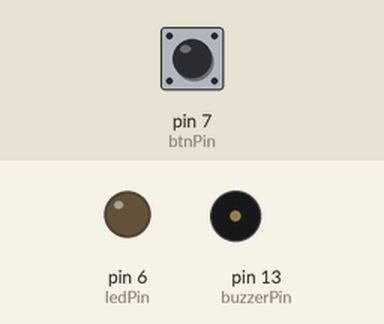
The sketch below on a simulated Arduino Uno, built with avr-gcc and run on an emulated ATmega328P. On the bench: output pins drawn as LEDs (lit = HIGH), buzzer (waves = sounding, pin HIGH). The test bench sets the inputs (shaded band); at power-on: pin 7 (btnPin) LOW.

Above: at 1.2 s.
1.3 s: pin 7 (btnPin) pulled HIGH for 0.15 s
At 1.37 s:
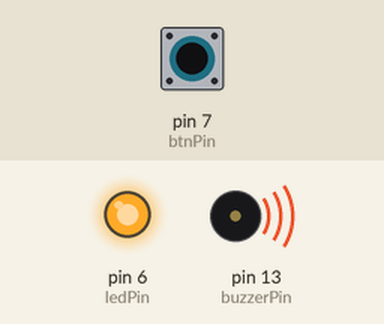
2.9 s: pin 7 (btnPin) pulled HIGH for 3.2 s
At 6.9 s:
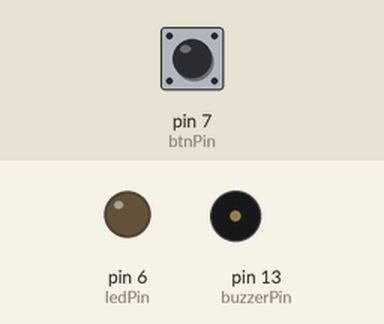
Timing chart, 0 to 8.4 s (numbered marks = the images above; inputs shaded):
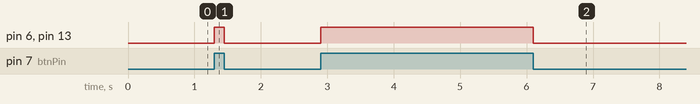

The sketch:

code.ino
```cpp
int buzzerPin = 13;
int ledPin = 6;
int btnPin = 7;

void setup()
{
    pinMode(buzzerPin, OUTPUT);
    pinMode(ledPin, OUTPUT);
    pinMode(btnPin, INPUT);
}

void loop()
{
	int btnValue = digitalRead(btnPin);

  	if (btnValue == 1)
    {
		digitalWrite(buzzerPin, HIGH);
      	digitalWrite(ledPin, HIGH);
    }
  	else
    {
      	digitalWrite(buzzerPin, LOW);
        digitalWrite(ledPin, LOW);
    }

}
```

Measured:
- after the input at 1.3 s, pin 6 (ledPin), pin 13 (buzzerPin): LOW → HIGH at once, → LOW 0.15 s later
- after the input at 2.9 s, pin 6 (ledPin), pin 13 (buzzerPin): LOW → HIGH at once, → LOW 3.2 s later
